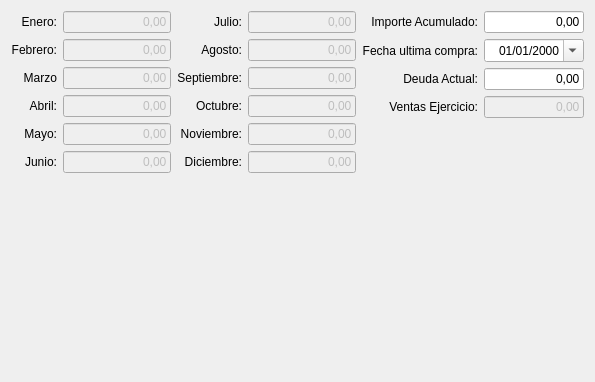
         <widget class="QWidget" name="tab_4">
          <property name="styleSheet">
           <string notr="true"/>
          </property>
          <attribute name="title">
           <string>Estadistica</string>
          </attribute>
          <layout class="QGridLayout" name="gridLayout_24">
           <item row="0" column="0">
            <layout class="QGridLayout" name="gridLayout_23">
             <item row="2" column="0">
              <widget class="QLabel" name="label_49">
               <property name="text">
                <string>Marzo</string>
               </property>
               <property name="alignment">
                <set>Qt::AlignRight|Qt::AlignTrailing|Qt::AlignVCenter</set>
               </property>
              </widget>
             </item>
             <item row="1" column="0">
              <widget class="QLabel" name="label_48">
               <property name="text">
                <string>Febrero:</string>
               </property>
               <property name="alignment">
                <set>Qt::AlignRight|Qt::AlignTrailing|Qt::AlignVCenter</set>
               </property>
              </widget>
             </item>
             <item row="4" column="3">
              <widget class="QLineEdit" name="txtNoviembre">
               <property name="enabled">
                <bool>false</bool>
               </property>
               <property name="maximumSize">
                <size>
                 <width>120</width>
                 <height>16777215</height>
                </size>
               </property>
               <property name="text">
                <string>0,00</string>
               </property>
               <property name="alignment">
                <set>Qt::AlignRight|Qt::AlignTrailing|Qt::AlignVCenter</set>
               </property>
              </widget>
             </item>
             <item row="3" column="2">
              <widget class="QLabel" name="label_57">
               <property name="text">
                <string>Octubre:</string>
               </property>
               <property name="alignment">
                <set>Qt::AlignRight|Qt::AlignTrailing|Qt::AlignVCenter</set>
               </property>
              </widget>
             </item>
             <item row="2" column="1">
              <widget class="QLineEdit" name="txtMarzo">
               <property name="enabled">
                <bool>false</bool>
               </property>
               <property name="maximumSize">
                <size>
                 <width>120</width>
                 <height>16777215</height>
                </size>
               </property>
               <property name="text">
                <string>0,00</string>
               </property>
               <property name="alignment">
                <set>Qt::AlignRight|Qt::AlignTrailing|Qt::AlignVCenter</set>
               </property>
              </widget>
             </item>
             <item row="1" column="1">
              <widget class="QLineEdit" name="txtFebrero">
               <property name="enabled">
                <bool>false</bool>
               </property>
               <property name="maximumSize">
                <size>
                 <width>120</width>
                 <height>16777215</height>
                </size>
               </property>
               <property name="text">
                <string>0,00</string>
               </property>
               <property name="alignment">
                <set>Qt::AlignRight|Qt::AlignTrailing|Qt::AlignVCenter</set>
               </property>
              </widget>
             </item>
             <item row="0" column="1">
              <widget class="QLineEdit" name="txtEnero">
               <property name="enabled">
                <bool>false</bool>
               </property>
               <property name="maximumSize">
                <size>
                 <width>120</width>
                 <height>16777215</height>
                </size>
               </property>
               <property name="text">
                <string>0,00</string>
               </property>
               <property name="alignment">
                <set>Qt::AlignRight|Qt::AlignTrailing|Qt::AlignVCenter</set>
               </property>
              </widget>
             </item>
             <item row="5" column="2">
              <widget class="QLabel" name="label_56">
               <property name="text">
                <string>Diciembre:</string>
               </property>
               <property name="alignment">
                <set>Qt::AlignRight|Qt::AlignTrailing|Qt::AlignVCenter</set>
               </property>
              </widget>
             </item>
             <item row="4" column="0">
              <widget class="QLabel" name="label_51">
               <property name="text">
                <string>Mayo:</string>
               </property>
               <property name="alignment">
                <set>Qt::AlignRight|Qt::AlignTrailing|Qt::AlignVCenter</set>
               </property>
              </widget>
             </item>
             <item row="0" column="3">
              <widget class="QLineEdit" name="txtjulio">
               <property name="enabled">
                <bool>false</bool>
               </property>
               <property name="maximumSize">
                <size>
                 <width>120</width>
                 <height>16777215</height>
                </size>
               </property>
               <property name="text">
                <string>0,00</string>
               </property>
               <property name="alignment">
                <set>Qt::AlignRight|Qt::AlignTrailing|Qt::AlignVCenter</set>
               </property>
              </widget>
             </item>
             <item row="5" column="3">
              <widget class="QLineEdit" name="txtDiciembre">
               <property name="enabled">
                <bool>false</bool>
               </property>
               <property name="maximumSize">
                <size>
                 <width>120</width>
                 <height>16777215</height>
                </size>
               </property>
               <property name="text">
                <string>0,00</string>
               </property>
               <property name="alignment">
                <set>Qt::AlignRight|Qt::AlignTrailing|Qt::AlignVCenter</set>
               </property>
              </widget>
             </item>
             <item row="5" column="1">
              <widget class="QLineEdit" name="txtJunio">
               <property name="enabled">
                <bool>false</bool>
               </property>
               <property name="maximumSize">
                <size>
                 <width>120</width>
                 <height>16777215</height>
                </size>
               </property>
               <property name="text">
                <string>0,00</string>
               </property>
               <property name="alignment">
                <set>Qt::AlignRight|Qt::AlignTrailing|Qt::AlignVCenter</set>
               </property>
              </widget>
             </item>
             <item row="2" column="2">
              <widget class="QLabel" name="label_58">
               <property name="text">
                <string>Septiembre:</string>
               </property>
               <property name="alignment">
                <set>Qt::AlignRight|Qt::AlignTrailing|Qt::AlignVCenter</set>
               </property>
              </widget>
             </item>
             <item row="3" column="0">
              <widget class="QLabel" name="label_50">
               <property name="text">
                <string>Abril:</string>
               </property>
               <property name="alignment">
                <set>Qt::AlignRight|Qt::AlignTrailing|Qt::AlignVCenter</set>
               </property>
              </widget>
             </item>
             <item row="1" column="3">
              <widget class="QLineEdit" name="txtAgosto">
               <property name="enabled">
                <bool>false</bool>
               </property>
               <property name="maximumSize">
                <size>
                 <width>120</width>
                 <height>16777215</height>
                </size>
               </property>
               <property name="text">
                <string>0,00</string>
               </property>
               <property name="alignment">
                <set>Qt::AlignRight|Qt::AlignTrailing|Qt::AlignVCenter</set>
               </property>
              </widget>
             </item>
             <item row="0" column="0">
              <widget class="QLabel" name="label_47">
               <property name="text">
                <string>Enero:</string>
               </property>
               <property name="alignment">
                <set>Qt::AlignRight|Qt::AlignTrailing|Qt::AlignVCenter</set>
               </property>
              </widget>
             </item>
             <item row="1" column="2">
              <widget class="QLabel" name="label_55">
               <property name="text">
                <string>Agosto:</string>
               </property>
               <property name="alignment">
                <set>Qt::AlignRight|Qt::AlignTrailing|Qt::AlignVCenter</set>
               </property>
              </widget>
             </item>
             <item row="2" column="3">
              <widget class="QLineEdit" name="txtSeptiembre">
               <property name="enabled">
                <bool>false</bool>
               </property>
               <property name="maximumSize">
                <size>
                 <width>120</width>
                 <height>16777215</height>
                </size>
               </property>
               <property name="text">
                <string>0,00</string>
               </property>
               <property name="alignment">
                <set>Qt::AlignRight|Qt::AlignTrailing|Qt::AlignVCenter</set>
               </property>
              </widget>
             </item>
             <item row="5" column="0">
              <widget class="QLabel" name="label_52">
               <property name="text">
                <string>Junio:</string>
               </property>
               <property name="alignment">
                <set>Qt::AlignRight|Qt::AlignTrailing|Qt::AlignVCenter</set>
               </property>
              </widget>
             </item>
             <item row="0" column="2">
              <widget class="QLabel" name="label_54">
               <property name="text">
                <string>Julio:</string>
               </property>
               <property name="alignment">
                <set>Qt::AlignRight|Qt::AlignTrailing|Qt::AlignVCenter</set>
               </property>
              </widget>
             </item>
             <item row="3" column="1">
              <widget class="QLineEdit" name="txtAbril">
               <property name="enabled">
                <bool>false</bool>
               </property>
               <property name="maximumSize">
                <size>
                 <width>120</width>
                 <height>16777215</height>
                </size>
               </property>
               <property name="text">
                <string>0,00</string>
               </property>
               <property name="alignment">
                <set>Qt::AlignRight|Qt::AlignTrailing|Qt::AlignVCenter</set>
               </property>
              </widget>
             </item>
             <item row="3" column="3">
              <widget class="QLineEdit" name="txtOctubre">
               <property name="enabled">
                <bool>false</bool>
               </property>
               <property name="maximumSize">
                <size>
                 <width>120</width>
                 <height>16777215</height>
                </size>
               </property>
               <property name="text">
                <string>0,00</string>
               </property>
               <property name="alignment">
                <set>Qt::AlignRight|Qt::AlignTrailing|Qt::AlignVCenter</set>
               </property>
              </widget>
             </item>
             <item row="4" column="2">
              <widget class="QLabel" name="label_53">
               <property name="text">
                <string>Noviembre:</string>
               </property>
               <property name="alignment">
                <set>Qt::AlignRight|Qt::AlignTrailing|Qt::AlignVCenter</set>
               </property>
              </widget>
             </item>
             <item row="4" column="1">
              <widget class="QLineEdit" name="txtMayo">
               <property name="enabled">
                <bool>false</bool>
               </property>
               <property name="maximumSize">
                <size>
                 <width>120</width>
                 <height>16777215</height>
                </size>
               </property>
               <property name="text">
                <string>0,00</string>
               </property>
               <property name="alignment">
                <set>Qt::AlignRight|Qt::AlignTrailing|Qt::AlignVCenter</set>
               </property>
              </widget>
             </item>
            </layout>
           </item>
           <item row="0" column="1">
            <layout class="QGridLayout" name="gridLayout_66">
             <item row="0" column="0">
              <widget class="QLabel" name="label_36">
               <property name="text">
                <string>Importe Acumulado:</string>
               </property>
               <property name="alignment">
                <set>Qt::AlignRight|Qt::AlignTrailing|Qt::AlignVCenter</set>
               </property>
              </widget>
             </item>
             <item row="2" column="1">
              <widget class="QLineEdit" name="txtdeuda_actual">
               <property name="maximumSize">
                <size>
                 <width>100</width>
                 <height>16777215</height>
                </size>
               </property>
               <property name="focusPolicy">
                <enum>Qt::NoFocus</enum>
               </property>
               <property name="text">
                <string>0,00</string>
               </property>
               <property name="alignment">
                <set>Qt::AlignRight|Qt::AlignTrailing|Qt::AlignVCenter</set>
               </property>
              </widget>
             </item>
             <item row="1" column="1">
              <widget class="QDateEdit" name="txtfecha_ultima_compra">
               <property name="maximumSize">
                <size>
                 <width>100</width>
                 <height>16777215</height>
                </size>
               </property>
               <property name="alignment">
                <set>Qt::AlignRight|Qt::AlignTrailing|Qt::AlignVCenter</set>
               </property>
               <property name="displayFormat">
                <string>dd/MM/yyyy</string>
               </property>
               <property name="calendarPopup">
                <bool>true</bool>
               </property>
              </widget>
             </item>
             <item row="0" column="1">
              <widget class="QLineEdit" name="txtimporteAcumulado">
               <property name="maximumSize">
                <size>
                 <width>100</width>
                 <height>16777215</height>
                </size>
               </property>
               <property name="focusPolicy">
                <enum>Qt::NoFocus</enum>
               </property>
               <property name="text">
                <string>0,00</string>
               </property>
               <property name="alignment">
                <set>Qt::AlignRight|Qt::AlignTrailing|Qt::AlignVCenter</set>
               </property>
              </widget>
             </item>
             <item row="2" column="0">
              <widget class="QLabel" name="label_38">
               <property name="text">
                <string>Deuda Actual:</string>
               </property>
               <property name="alignment">
                <set>Qt::AlignRight|Qt::AlignTrailing|Qt::AlignVCenter</set>
               </property>
              </widget>
             </item>
             <item row="1" column="0">
              <widget class="QLabel" name="label_37">
               <property name="text">
                <string>Fecha ultima compra:</string>
               </property>
               <property name="alignment">
                <set>Qt::AlignRight|Qt::AlignTrailing|Qt::AlignVCenter</set>
               </property>
              </widget>
             </item>
             <item row="3" column="1">
              <widget class="QLineEdit" name="txtventas_ejercicio">
               <property name="enabled">
                <bool>false</bool>
               </property>
               <property name="maximumSize">
                <size>
                 <width>100</width>
                 <height>16777215</height>
                </size>
               </property>
               <property name="focusPolicy">
                <enum>Qt::NoFocus</enum>
               </property>
               <property name="text">
                <string>0,00</string>
               </property>
               <property name="alignment">
                <set>Qt::AlignRight|Qt::AlignTrailing|Qt::AlignVCenter</set>
               </property>
              </widget>
             </item>
             <item row="3" column="0">
              <widget class="QLabel" name="label_39">
               <property name="text">
                <string>Ventas Ejercicio:</string>
               </property>
               <property name="alignment">
                <set>Qt::AlignRight|Qt::AlignTrailing|Qt::AlignVCenter</set>
               </property>
              </widget>
             </item>
             <item row="4" column="0">
              <spacer name="verticalSpacer_4">
               <property name="orientation">
                <enum>Qt::Vertical</enum>
               </property>
               <property name="sizeHint" stdset="0">
                <size>
                 <width>20</width>
                 <height>40</height>
                </size>
               </property>
              </spacer>
             </item>
            </layout>
           </item>
           <item row="1" column="0" colspan="2">
            <widget class="OpenChart" name="graficaEstadistica">
             <property name="minimumSize">
              <size>
               <width>0</width>
               <height>192</height>
              </size>
             </property>
             <property name="Title">
              <string>Consumo por meses.</string>
             </property>
             <property name="Etiquetas" stdset="0">
              <bool>true</bool>
             </property>
             <property name="Valores" stdset="0">
              <bool>true</bool>
             </property>
             <property name="Leyenda" stdset="0">
              <bool>false</bool>
             </property>
            </widget>
           </item>
          </layout>
         </widget>
